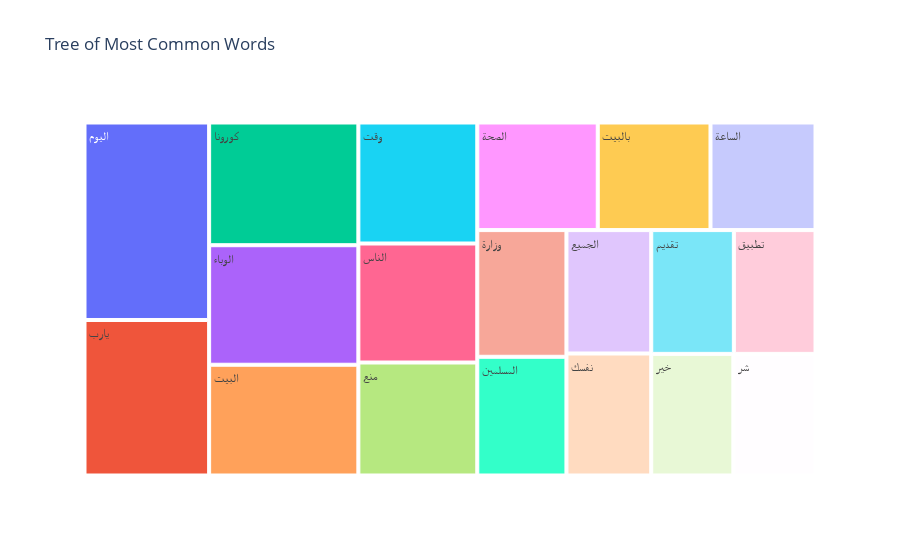

This figure's notebook cell:
### Code cell
fig = px.treemap(temp, path=['Common_words'], values='count',title='Tree of Most Common Words')
fig.show()

### Figure 1 — Plotly figure (JSON) as saved in the notebook; plotly's stock layout.template omitted (floating-point values rounded to 4 significant figures)
{"data": [{"branchvalues": "total", "domain": {"x": [0, 1], "y": [0, 1]}, "hovertemplate": "labels=%{label}<br>count=%{value}<br>parent=%{parent}<br>id=%{id}<extra></extra>", "ids": ["البيت", "الجميع", "الساعة", "الصحة", "المسلمين", "الناس", "الوباء", "اليوم", "بالبيت", "تطبيق", "تقديم", "خير", "شر", "كورونا", "منع", "نفسك", "وزارة", "وقت", "يارب"], "labels": ["البيت", "الجميع", "الساعة", "الصحة", "المسلمين", "الناس", "الوباء", "اليوم", "بالبيت", "تطبيق", "تقديم", "خير", "شر", "كورونا", "منع", "نفسك", "وزارة", "وقت", "يارب"], "name": "", "parents": ["", "", "", "", "", "", "", "", "", "", "", "", "", "", "", "", "", "", ""], "type": "treemap", "values": [139, 88, 95, 109, 89, 119, 150, 207, 102, 85, 86, 84, 84, 154, 113, 87, 95, 121, 163]}], "layout": {"legend": {"tracegroupgap": 0}, "title": {"text": "Tree of Most Common Words"}}}
